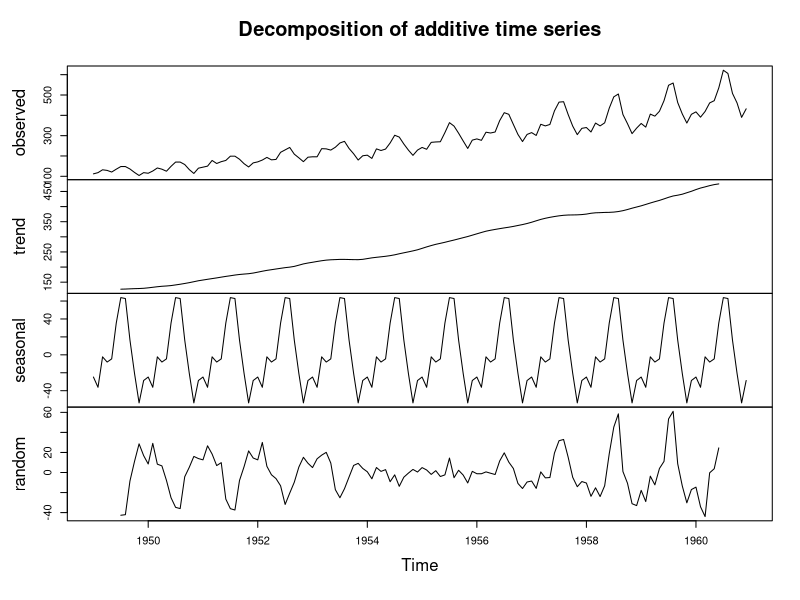

The R source for this figure:
#import data from csv into a dataframe object
d1<-read.csv("1.csv",header=T)

#Converting dataframe object into timeseries object
d1.ts<-ts(data=d1$num, frequency = 12, start=c(1949,01), end=c(1960,12))

#Decomposing the data
d1.de<-decompose(d1.ts)

#PNG file to plot the graph
png("International airline passengers.png")
plot(d1.de)
dev.off()
